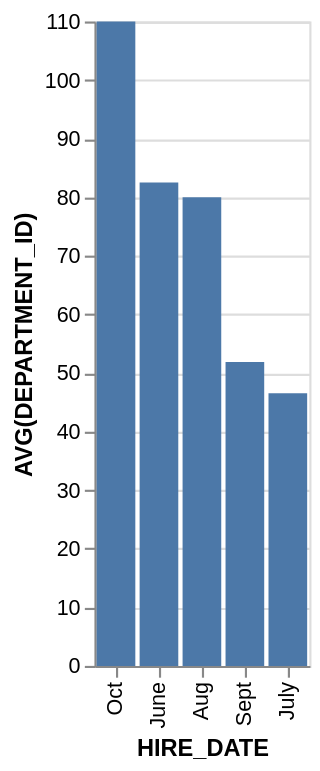

Specify this chart in Vega-Lite:
### Vega-Lite specification from a JSON file in a GitHub repository (floating-point values rounded to 4 significant figures)
{"data": {"values": [{"x_data": "Oct", "y_data": 110}, {"x_data": "June", "y_data": 82.5}, {"x_data": "Aug", "y_data": 80}, {"x_data": "Sept", "y_data": 51.85}, {"x_data": "July", "y_data": 46.55}]}, "mark": "bar", "encoding": {"x": {"field": "x_data", "type": "nominal", "title": "HIRE_DATE", "sort": {"op": "sum", "field": "y_data", "order": "descending"}}, "y": {"field": "y_data", "type": "quantitative", "title": "AVG(DEPARTMENT_ID)"}}}
